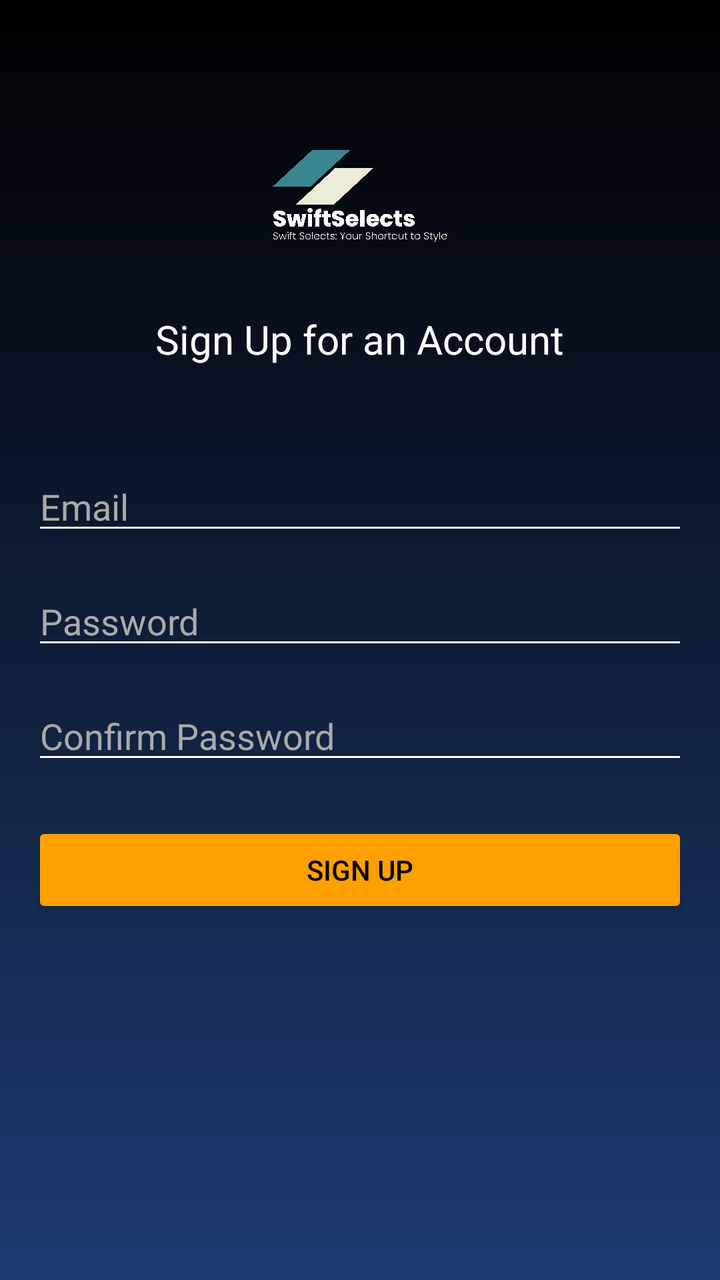
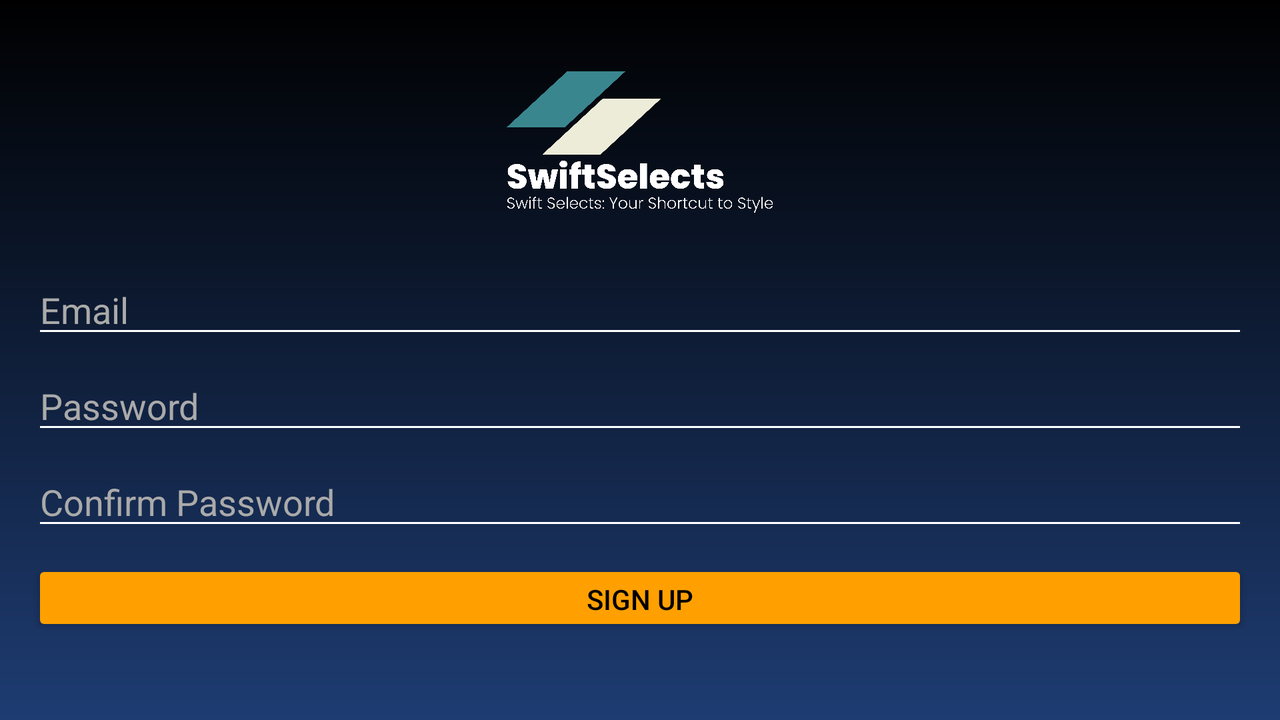

First picture: res/layout/ on a phone held upright. Second picture: the repository's own variant of that layout, on a device whose configuration matches the variant's folder. Source for both follows.
<!-- AndroidManifest.xml: application theme Theme.Project2_Ecommerce_Bibek_Karki -->
<!-- res/layout/activity_sign_up.xml -->
<?xml version="1.0" encoding="utf-8"?>
<RelativeLayout xmlns:android="http://schemas.android.com/apk/res/android"
    android:layout_width="match_parent"
    android:layout_height="match_parent"
    android:padding="16dp"
    android:background="@drawable/login_background">

    
    <LinearLayout
        android:id="@+id/layout_header"
        android:layout_width="match_parent"
        android:layout_height="wrap_content"
        android:orientation="vertical"
        android:gravity="center_horizontal"
        android:paddingTop="32dp"
        android:paddingBottom="16dp">

        <ImageView
            android:layout_width="100dp"
            android:layout_height="100dp"
            android:src="@drawable/logo_transparent"
            android:contentDescription="Logo" />

        <TextView
            android:layout_width="wrap_content"
            android:layout_height="wrap_content"
            android:text="Sign Up for an Account"
            android:textSize="20sp"
            android:textColor="@android:color/white"
            android:layout_marginTop="8dp"/>

    </LinearLayout>

    
    <EditText
        android:id="@+id/edit_text_email"
        android:layout_width="match_parent"
        android:layout_height="wrap_content"
        android:layout_below="@id/layout_header"
        android:layout_marginTop="32dp"
        android:backgroundTint="@android:color/white"
        android:hint="Email"
        android:inputType="textEmailAddress"
        android:textColorHint="@android:color/darker_gray"
        android:textColor="@android:color/white"/>

    
    <EditText
        android:id="@+id/edit_text_password"
        android:layout_width="match_parent"
        android:layout_height="wrap_content"
        android:layout_below="@id/edit_text_email"
        android:layout_marginTop="16dp"
        android:backgroundTint="@android:color/white"
        android:hint="Password"
        android:inputType="textPassword"
        android:textColorHint="@android:color/darker_gray"
        android:textColor="@android:color/white"/>

    
    <EditText
        android:id="@+id/edit_text_confirm_password"
        android:layout_width="match_parent"
        android:layout_height="wrap_content"
        android:layout_below="@id/edit_text_password"
        android:layout_marginTop="16dp"
        android:backgroundTint="@android:color/white"
        android:hint="Confirm Password"
        android:inputType="textPassword"
        android:textColorHint="@android:color/darker_gray"
        android:textColor="@android:color/white" />

    
    <Button
        android:id="@+id/btn_sign_up"
        android:layout_width="match_parent"
        android:layout_height="wrap_content"
        android:layout_below="@id/edit_text_confirm_password"
        android:layout_marginTop="24dp"
        android:layout_marginBottom="16dp"
        android:text="Sign Up"
        android:textColor="@android:color/black"
        android:backgroundTint="#FFA000"/>

</RelativeLayout>
<!-- resources referenced by this layout -->
<resources>
  <!-- drawable login_background (drawable) -->
  <?xml version="1.0" encoding="utf-8"?>
  <shape xmlns:android="http://schemas.android.com/apk/res/android">
      <gradient
          android:angle="90"
          android:startColor="#1E3C72"
          android:endColor="#000000"
          android:type="linear"/>
  </shape>
  <!-- drawable logo_transparent: png bitmap (drawable, 343206 bytes) -->
  <style name="Theme.Project2_Ecommerce_Bibek_Karki" parent="Base.Theme.Project2_Ecommerce_Bibek_Karki" />
  <style name="Base.Theme.Project2_Ecommerce_Bibek_Karki" parent="Theme.Material3.DayNight.NoActionBar">
          
          
      </style>
</resources>
<!-- res/layout-land/activity_sign_up.xml (the author's variant of the layout above) -->
<!-- drawn on the phone turned sideways -->
<?xml version="1.0" encoding="utf-8"?>
<RelativeLayout xmlns:android="http://schemas.android.com/apk/res/android"
    android:layout_width="match_parent"
    android:layout_height="match_parent"
    android:padding="16dp"
    android:background="@drawable/login_background">

    
    <LinearLayout
        android:id="@+id/layout_header"
        android:layout_width="712dp"
        android:layout_height="110dp"
        android:gravity="center_horizontal"
        android:orientation="vertical"
        android:paddingTop="10dp"
        android:paddingBottom="10dp">

        <ImageView
            android:layout_width="284dp"
            android:layout_height="90dp"
            android:contentDescription="Logo"
            android:src="@drawable/logo_transparent" />

    </LinearLayout>

    
    <EditText
        android:id="@+id/edit_text_email"
        android:layout_width="match_parent"
        android:layout_height="38dp"
        android:layout_below="@id/layout_header"
        android:layout_marginTop="10dp"
        android:backgroundTint="@android:color/white"
        android:hint="Email"
        android:inputType="textEmailAddress"
        android:textColorHint="@android:color/darker_gray"
        android:textColor="@android:color/white"/>

    
    <EditText
        android:id="@+id/edit_text_password"
        android:layout_width="match_parent"
        android:layout_height="38dp"
        android:layout_below="@id/edit_text_email"
        android:layout_marginTop="10dp"
        android:backgroundTint="@android:color/white"
        android:hint="Password"
        android:inputType="textPassword"
        android:textColorHint="@android:color/darker_gray"
        android:textColor="@android:color/white"/>

    
    <EditText
        android:id="@+id/edit_text_confirm_password"
        android:layout_width="match_parent"
        android:layout_height="38dp"
        android:layout_below="@id/edit_text_password"
        android:layout_marginTop="10dp"
        android:backgroundTint="@android:color/white"
        android:hint="Confirm Password"
        android:inputType="textPassword"
        android:textColorHint="@android:color/darker_gray"
        android:textColor="@android:color/white" />

    
    <Button
        android:id="@+id/btn_sign_up"
        android:layout_width="match_parent"
        android:layout_height="38dp"
        android:layout_below="@id/edit_text_confirm_password"
        android:layout_marginTop="10dp"
        android:layout_marginBottom="10dp"
        android:text="Sign Up"
        android:textColor="@android:color/black"
        android:backgroundTint="#FFA000"/>

</RelativeLayout>
